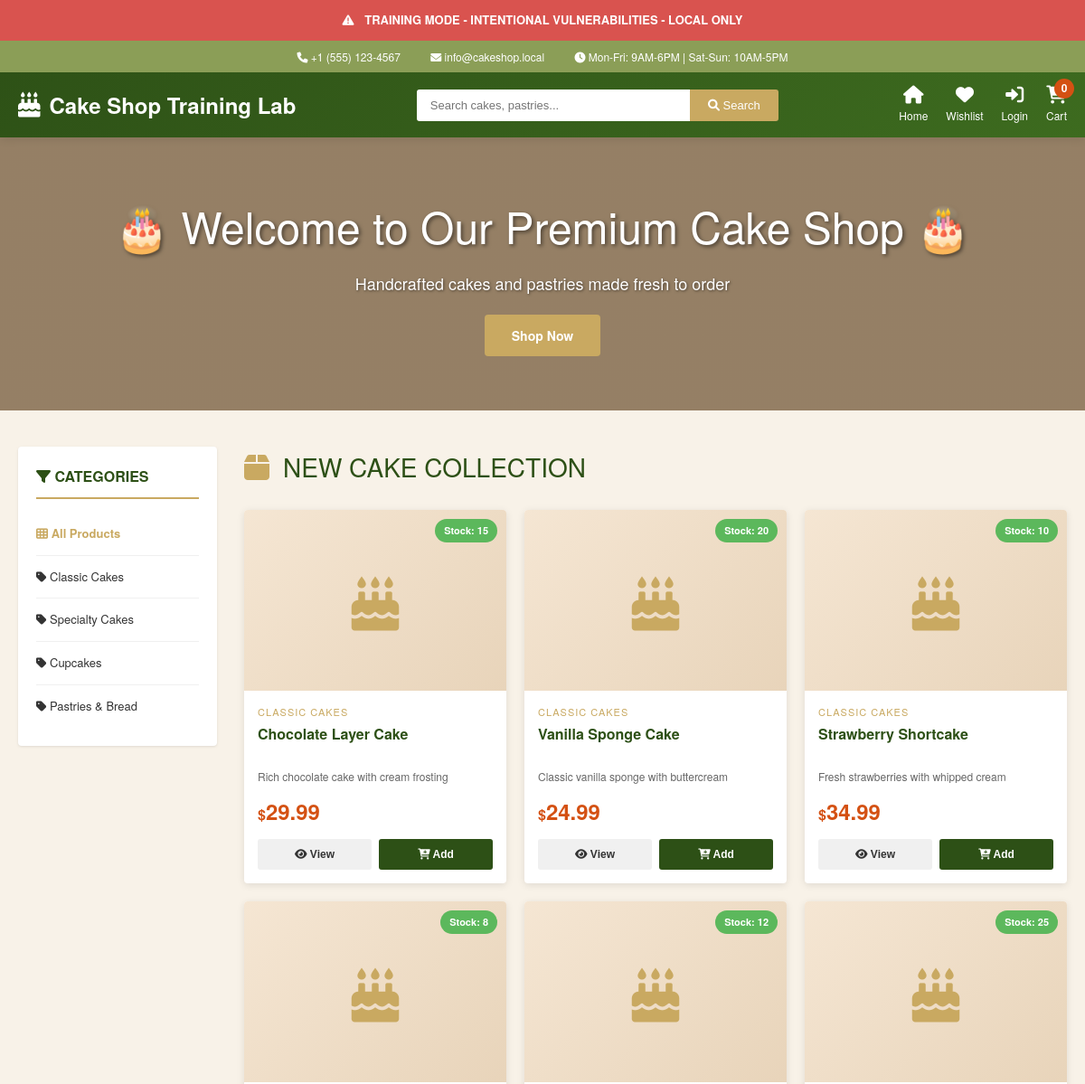
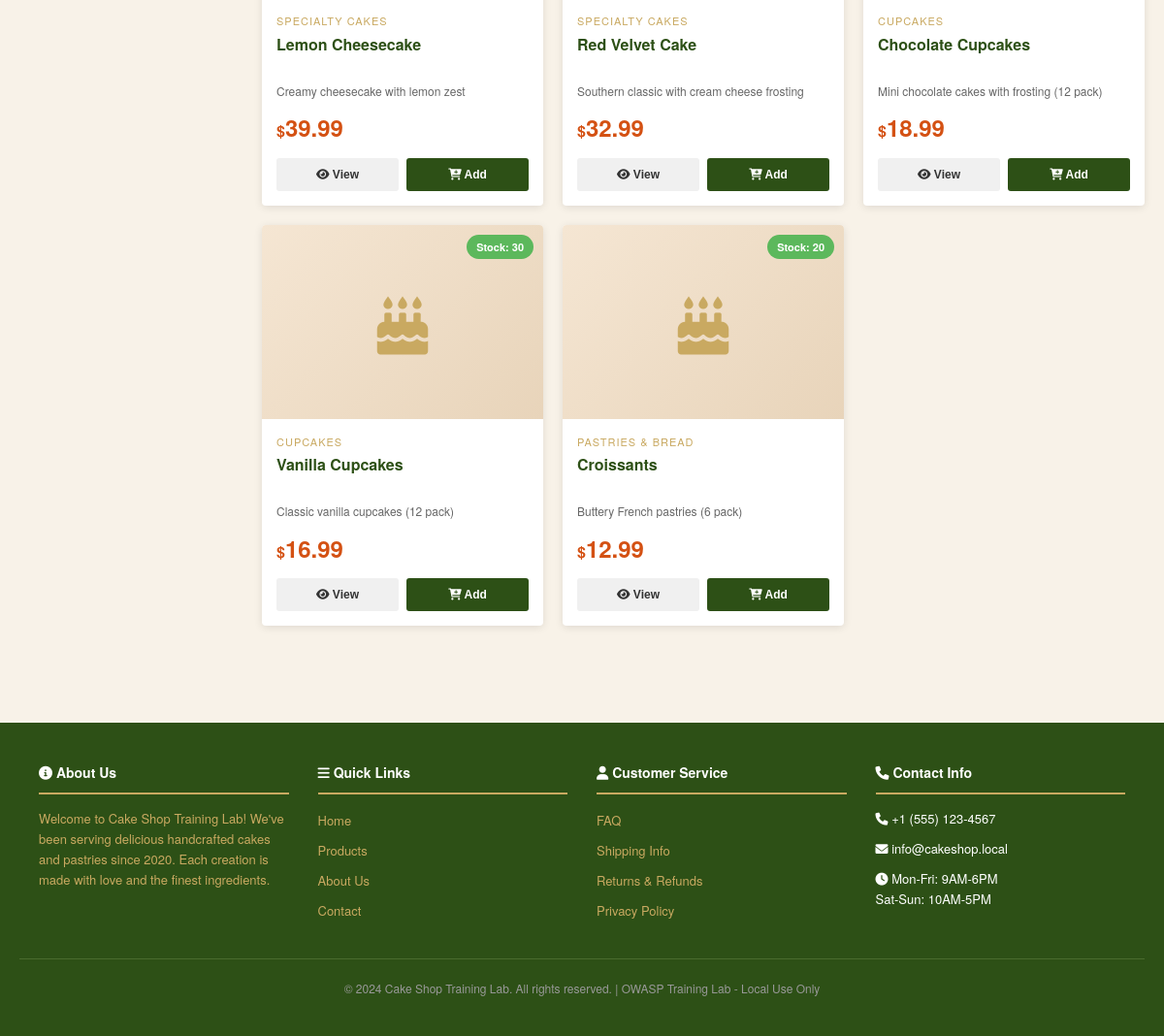
Page /pages/home.php on the committed database (2 pictures, top to bottom).
### tables this page shows
CREATE TABLE categories (
    id INT PRIMARY KEY AUTO_INCREMENT,
    name VARCHAR(100) NOT NULL,
    description TEXT,
    image_url VARCHAR(255),
    is_active BOOLEAN DEFAULT TRUE,
    display_order INT DEFAULT 0,
    created_at TIMESTAMP DEFAULT CURRENT_TIMESTAMP,
    updated_at TIMESTAMP DEFAULT CURRENT_TIMESTAMP ON UPDATE CURRENT_TIMESTAMP,
    INDEX idx_active (is_active)
);

CREATE TABLE products (
    id INT PRIMARY KEY AUTO_INCREMENT,
    category_id INT NOT NULL,
    name VARCHAR(255) NOT NULL,
    description TEXT,
    price DECIMAL(10, 2) NOT NULL,
    image_url VARCHAR(255),
    stock_quantity INT DEFAULT 0,
    is_active BOOLEAN DEFAULT TRUE,
    created_at TIMESTAMP DEFAULT CURRENT_TIMESTAMP,
    updated_at TIMESTAMP DEFAULT CURRENT_TIMESTAMP ON UPDATE CURRENT_TIMESTAMP,
    FOREIGN KEY (category_id) REFERENCES categories(id),
    INDEX idx_category (category_id),
    INDEX idx_active (is_active),
    FULLTEXT INDEX ft_name_description (name, description)
);

### config/config.php (called while the page is built, shortened)
<?php
$envPath = dirname(__DIR__) . '/.env';
function performSafetyChecks()
{
    $appMode = getenv('APP_MODE') ?: 'vulnerable';
    $appUrl = getenv('APP_URL') ?: '';
    $dbHost = getenv('DB_HOST') ?: 'localhost';
    return $appMode;
}
$config = [
    'app_name' => getenv('APP_NAME') ?: 'Cake Shop Training Lab',
    'app_mode' => performSafetyChecks(),
    'app_debug' => (getenv('APP_DEBUG') === 'true'),
    'app_url' => getenv('APP_URL') ?: 'http://localhost:8000',
    'db' => [
        'host' => getenv('DB_HOST') ?: 'localhost',
        'port' => (int)(getenv('DB_PORT') ?: 3306),
        'user' => getenv('DB_USER') ?: 'cake_shop',
        'password' => getenv('DB_PASSWORD') ?: '',
        'name' => getenv('DB_NAME') ?: 'cake_shop_v2',
    ],
    'security' => [
        'session_lifetime' => (int)(getenv('SESSION_LIFETIME') ?: 3600),
        'csrf_token_length' => (int)(getenv('CSRF_TOKEN_LENGTH') ?: 32),
        'max_login_attempts' => (int)(getenv('MAX_LOGIN_ATTEMPTS') ?: 5),
        'lockout_duration' => (int)(getenv('LOCKOUT_DURATION') ?: 900),
    ],
    'vulnerabilities' => [
        'sql_injection' => (getenv('VULN_SQL_INJECTION') === 'true'),
        'access_control' => (getenv('VULN_ACCESS_CONTROL') === 'true'),
        'weak_auth' => (getenv('VULN_WEAK_AUTH') === 'true'),
        'insecure_upload' => (getenv('VULN_INSECURE_UPLOAD') === 'true'),
        'os_command_injection' => (getenv('VULN_OS_COMMAND_INJECTION') === 'true'),
        'misconfiguration' => (getenv('VULN_MISCONFIGURATION') === 'true'),
        'broken_auth' => (getenv('VULN_BROKEN_AUTH') === 'true'),
        'session_issues' => (getenv('VULN_SESSION_ISSUES') === 'true'),
        'integrity_failures' => (getenv('VULN_INTEGRITY_FAILURES') === 'true'),
        'logging_failures' => (getenv('VULN_LOGGING_FAILURES') === 'true'),
        'ssrf' => (getenv('VULN_SSRF') === 'true'),
        'review_injection' => (getenv('VULN_REVIEW_INJECTION') === 'true'),
    ],
];
return $config;

### src/Services/Database.php (called while the page is built, shortened)
<?php
class Database
{
    private static $instance = null;
    private $pdo = null;
    private $config = [];
    private function __construct($config)
    {
        $this->config = $config;
    }
    public static function getInstance($config = null)
    {
        if (self::$instance === null) {
            self::$instance = new self($config);
        }
        return self::$instance;
    }
    private function connect()
    {
        $dbConfig = $this->config['db'];
        $dsn = sprintf(
            'mysql:host=%s;port=%d;dbname=%s;charset=utf8mb4',
            $dbConfig['host'],
            $dbConfig['port'],
            $dbConfig['name']
        );
        try {
            $this->pdo = new \PDO(
                $dsn,
                $dbConfig['user'],
                $dbConfig['password'],
                [
                    \PDO::ATTR_ERRMODE => \PDO::ERRMODE_EXCEPTION,
                    \PDO::ATTR_DEFAULT_FETCH_MODE => \PDO::FETCH_ASSOC,
                    \PDO::ATTR_EMULATE_PREPARES => false,
                ]
            );
        } catch (\PDOException $e) {
            throw new \RuntimeException("Database connection failed: " . $e->getMessage());
        }
    }
    public function query($sql, $params = [])
    {
        $stmt = $this->pdo->prepare($sql);
        $stmt->execute($params);
        return $stmt;
    }
    public function queryAll($sql, $params = [])
    {
        return $this->query($sql, $params)->fetchAll();
    }
}

### src/Services/ProductService.php (called while the page is built, shortened)
<?php
class ProductService
{
    private $db;
    public function __construct($config)
    {
        $this->db = Database::getInstance($config);
    }
    public function getAllCategories()
    {
        $sql = "SELECT id, name, description, image_url FROM categories
                WHERE is_active = TRUE
                ORDER BY display_order ASC, name ASC";
        return $this->db->queryAll($sql);
    }
    public function getAllProducts($limit = 50, $offset = 0)
    {
        $limit = (int)$limit;
        $offset = (int)$offset;
        $sql = "SELECT p.id, p.name, p.description, p.price, p.image_url,
                       p.stock_quantity, c.id as category_id, c.name as category_name
                FROM products p
                LEFT JOIN categories c ON p.category_id = c.id
                WHERE p.is_active = TRUE
                ORDER BY p.created_at DESC
                LIMIT $limit OFFSET $offset";
        return $this->db->queryAll($sql, []);
    }
}

### public/pages/home.php (the view, shortened to what this page needs)
<?php
if (!isset($config)) {
    $config = require_once dirname(dirname(__DIR__)) . '/config/config.php';
}
$productService = new ProductService($config);
$userId = $_SESSION['user_id'] ?? null;
$cartService = new CartService($config, $userId);
$isLoggedIn = isset($_SESSION['user_id']);
$cartCount = $isLoggedIn ? $cartService->getCartItemCount() : 0;
$categoryId = isset($_GET['category']) ? intval($_GET['category']) : null;
$searchTerm = isset($_GET['search']) ? trim($_GET['search']) : '';
$page = isset($_GET['page']) ? max(1, intval($_GET['page'])) : 1;
$itemsPerPage = 12;
$offset = ($page - 1) * $itemsPerPage;
$allCategories = $productService->getAllCategories();
$products = [];
if ($searchTerm) {
    $products = $productService->searchProducts($searchTerm, $itemsPerPage, $offset);
    $totalProducts = count($products);
} elseif ($categoryId) {
    $selectedCategory = $productService->getCategoryById($categoryId);
    $products = $productService->getProductsByCategory($categoryId, $itemsPerPage, $offset);
    $totalProducts = $productService->getProductCount($categoryId);
} else {
    $products = $productService->getAllProducts($itemsPerPage, $offset);
}
?><!DOCTYPE html>
<html lang="en">
<head>
    <link rel="stylesheet" href="https://cdnjs.cloudflare.com/ajax/libs/font-awesome/6.0.0/css/all.min.css">
</head>
<body>
    <header>
        <?php if ($config['app_mode'] === 'vulnerable') { ?>
        <div class="vulnerability-banner">
            <i class="fas fa-exclamation-triangle"></i>
            TRAINING MODE - INTENTIONAL VULNERABILITIES - LOCAL ONLY
        </div>
        <?php } ?>
        <div class="header-top">
            <span><i class="fas fa-phone"></i> +1 (555) 123-4567</span>
            <span><i class="fas fa-envelope"></i> info@cakeshop.local</span>
            <span><i class="fas fa-clock"></i> Mon-Fri: 9AM-6PM | Sat-Sun: 10AM-5PM</span>
        </div>
        <div class="header-main">
            <div class="logo">
                <a href="/catalog" style="color: white; text-decoration: none; display: flex; align-items: center; gap: 10px;">
                    <i class="fas fa-cake-candles"></i>
                    <span><?php echo htmlspecialchars($config['app_name']); ?></span>
                </a>
            </div>
            <div class="search-bar">
                <form method="GET" action="/catalog">
                    <input type="text" name="search" placeholder="Search cakes, pastries..."
                           value="<?php echo htmlspecialchars($searchTerm); ?>">
                    <button type="submit"><i class="fas fa-search"></i> Search</button>
                </form>
            </div>
            <div class="header-actions">
                <a href="/" title="Info">
                    <i class="fas fa-home"></i>
                    <span>Home</span>
                </a>
                <a href="/pages/wishlist.php" title="Wishlist">
                    <i class="fas fa-heart"></i>
                    <span>Wishlist</span>
                </a>
                <?php if ($isLoggedIn) { ?>
                <a href="/pages/account.php" title="My Account">
                    <i class="fas fa-user"></i>
                    <span>Account</span>
                </a>
                <?php } else { ?>
                <a href="/pages/login.php?redirect=<?php echo urlencode($_SERVER['REQUEST_URI'] ?? '/catalog'); ?>" title="Login">
                    <i class="fas fa-sign-in-alt"></i>
                    <span>Login</span>
                </a>
                <?php } ?>
                <a href="/pages/cart.php" class="cart-link" title="Shopping Cart">
                    <span>Cart</span>
                    <span class="cart-badge"><?php echo (int)$cartCount; ?></span>
                </a>
            </div>
        </div>
    </header>
    <div class="banner">
        <h1>🎂 Welcome to Our Premium Cake Shop 🎂</h1>
        <p>Handcrafted cakes and pastries made fresh to order</p>
        <a href="#products" class="btn-primary">Shop Now</a>
    </div>
    <div class="container">
        <div class="content-wrapper">
            <aside class="sidebar">
                <h3><i class="fas fa-filter"></i> Categories</h3>
                <ul class="category-list">
                    <li>
                        <a href="/catalog" <?php echo !$categoryId && !$searchTerm ? 'class="active"' : ''; ?>>
                            <i class="fas fa-th"></i> All Products
                        </a>
                    </li>
                    <?php foreach ($allCategories as $cat): ?>
                    <li>
                        <a href="/catalog?category=<?php echo $cat['id']; ?>"
                           <?php echo $categoryId === $cat['id'] ? 'class="active"' : ''; ?>>
                            <i class="fas fa-tag"></i> <?php echo htmlspecialchars($cat['name']); ?>
                        </a>
                    </li>
                    <?php endforeach; ?>
                </ul>
            </aside>
            <main class="main-content" id="products">
                <?php if ($searchTerm): ?>
                <div class="section-title">
                    <i class="fas fa-search"></i>
                    Search Results for "<?php echo htmlspecialchars($searchTerm); ?>"
                </div>
                <?php else: ?>
                <div class="section-title">
                    <i class="fas fa-box"></i>
                    NEW CAKE COLLECTION
                </div>
                <?php endif; ?>
                <?php if (empty($products)): ?>
                <div class="no-results">
                    <i class="fas fa-inbox"></i>
                    <h3>No products found</h3>
                    <p>Try adjusting your filters or search terms</p>
                </div>
                <?php else: ?>
                <div class="products-grid">
                    <?php foreach ($products as $product): ?>
                    <div class="product-card">
                        <div class="product-image">
                            <?php if ($product['image_url']): ?>
                                <img src="<?php echo htmlspecialchars($product['image_url']); ?>"
                                     alt="<?php echo htmlspecialchars($product['name']); ?>">
                            <?php else: ?>
                                <div class="product-image-placeholder">
                                    <i class="fas fa-cake-candles"></i>
                                </div>
                            <?php endif; ?>
                            <span class="stock-badge <?php
                                echo $product['stock_quantity'] > 5 ? 'in-stock' :
                                     ($product['stock_quantity'] > 0 ? 'low-stock' : 'out-of-stock');
                            ?>">
                                <?php
                                    echo $product['stock_quantity'] > 0 ?
                                        'Stock: ' . $product['stock_quantity'] : 'Out of Stock';
                                ?>
                            </span>
                        </div>
                        <div class="product-info">
                            <?php if ($product['category_name']): ?>
                            <div class="product-category"><?php echo htmlspecialchars($product['category_name']); ?></div>
                            <?php endif; ?>
                            <h3 class="product-name"><?php echo htmlspecialchars($product['name']); ?></h3>
                            <?php if ($product['description']): ?>
                            <p class="product-description">
                                <?php echo htmlspecialchars(substr($product['description'], 0, 100)); ?>
                            </p>
                            <?php endif; ?>
                            <div class="product-price">
                                <span class="currency">$</span><?php echo number_format($product['price'], 2); ?>
                            </div>
                            <div class="product-actions">
                                <button class="btn-view" onclick="viewProduct(<?php echo $product['id']; ?>)">
                                    <i class="fas fa-eye"></i> View
                                </button>
                                <button class="btn-add-cart"
                                        onclick="addToCart(<?php echo $product['id']; ?>)"
                                        <?php echo $product['stock_quantity'] <= 0 ? 'disabled' : ''; ?>>
                                    <i class="fas fa-cart-plus"></i> Add
                                </button>
                            </div>
                        </div>
                    </div>
                    <?php endforeach; ?>
                </div>
                <?php endif; ?>
            </main>
        </div>
    </div>
    <footer>
        <div class="container">
            <div>
                <h4><i class="fas fa-info-circle"></i> About Us</h4>
                <p style="font-size: 13px; line-height: 1.6; color: #c9a961;">
                    Welcome to <?php echo htmlspecialchars($config['app_name']); ?>! We've been serving
                    delicious handcrafted cakes and pastries since 2020. Each creation is made with love
                    and the finest ingredients.
                </p>
            </div>
            <div>
                <h4><i class="fas fa-bars"></i> Quick Links</h4>
                <ul>
                    <li><a href="/">Home</a></li>
                    <li><a href="#products">Products</a></li>
                    <li><a href="/pages/about.php">About Us</a></li>
                    <li><a href="/pages/contact.php">Contact</a></li>
                </ul>
            </div>
            <div>
                <h4><i class="fas fa-user"></i> Customer Service</h4>
                <ul>
                    <li><a href="/pages/faq.php">FAQ</a></li>
                    <li><a href="/pages/shipping.php">Shipping Info</a></li>
                    <li><a href="/pages/returns.php">Returns & Refunds</a></li>
                    <li><a href="/pages/privacy.php">Privacy Policy</a></li>
                </ul>
            </div>
            <div>
                <h4><i class="fas fa-phone"></i> Contact Info</h4>
                <p style="font-size: 13px; margin-bottom: 10px;">
                    <i class="fas fa-phone"></i> +1 (555) 123-4567
                </p>
                <p style="font-size: 13px; margin-bottom: 10px;">
                    <i class="fas fa-envelope"></i> info@cakeshop.local
                </p>
                <p style="font-size: 13px;">
                    <i class="fas fa-clock"></i> Mon-Fri: 9AM-6PM<br>
                    Sat-Sun: 10AM-5PM
                </p>
            </div>
        </div>
        <div class="footer-bottom">
            <p>&copy; 2024 <?php echo htmlspecialchars($config['app_name']); ?>. All rights reserved. |
               OWASP Training Lab - Local Use Only</p>
        </div>
    </footer>
</body>
</html>

### rows in the picture
categories: name "Classic Cakes"
categories: name "Specialty Cakes"
categories: name "Cupcakes"
categories: name "Pastries & Bread"
products: stock_quantity "15", category.name "CLASSIC CAKES", name "Chocolate Layer Cake", description "Rich chocolate cake with cream frosting", price "29.99"
products: stock_quantity "20", category.name "CLASSIC CAKES", name "Vanilla Sponge Cake", description "Classic vanilla sponge with buttercream", price "24.99"
products: stock_quantity "10", category.name "CLASSIC CAKES", name "Strawberry Shortcake", description "Fresh strawberries with whipped cream", price "34.99"
products: stock_quantity "8", category.name "SPECIALTY CAKES", name "Lemon Cheesecake", description "Creamy cheesecake with lemon zest", price "39.99"
products: stock_quantity "12", category.name "SPECIALTY CAKES", name "Red Velvet Cake", description "Southern classic with cream cheese frosting", price "32.99"
products: stock_quantity "25", category.name "CUPCAKES", name "Chocolate Cupcakes", description "Mini chocolate cakes with frosting (12 pack)", price "18.99"
products: stock_quantity "30", category.name "CUPCAKES", name "Vanilla Cupcakes", description "Classic vanilla cupcakes (12 pack)", price "16.99"
products: stock_quantity "20", category.name "PASTRIES & BREAD", name "Croissants", description "Buttery French pastries (6 pack)", price "12.99"

### other values in the picture
$config['app_name'] "Cake Shop Training Lab"
$cartCount "0"
